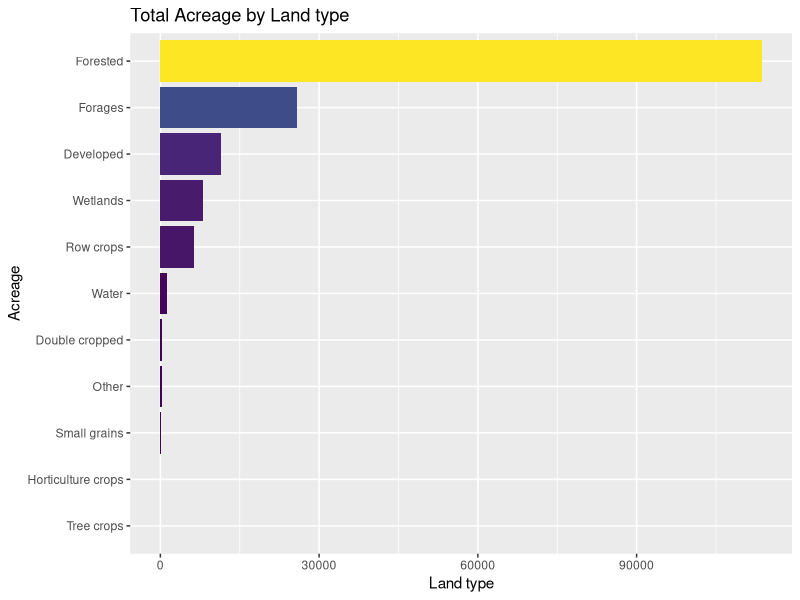
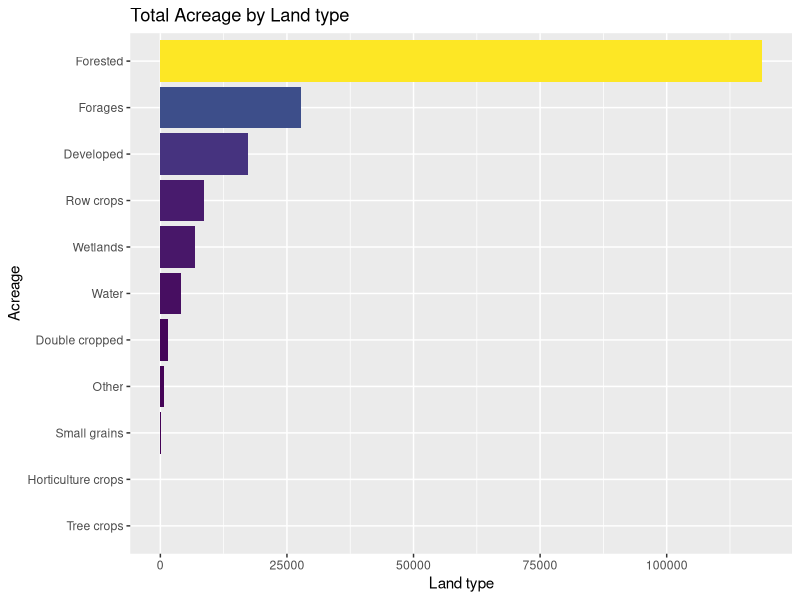
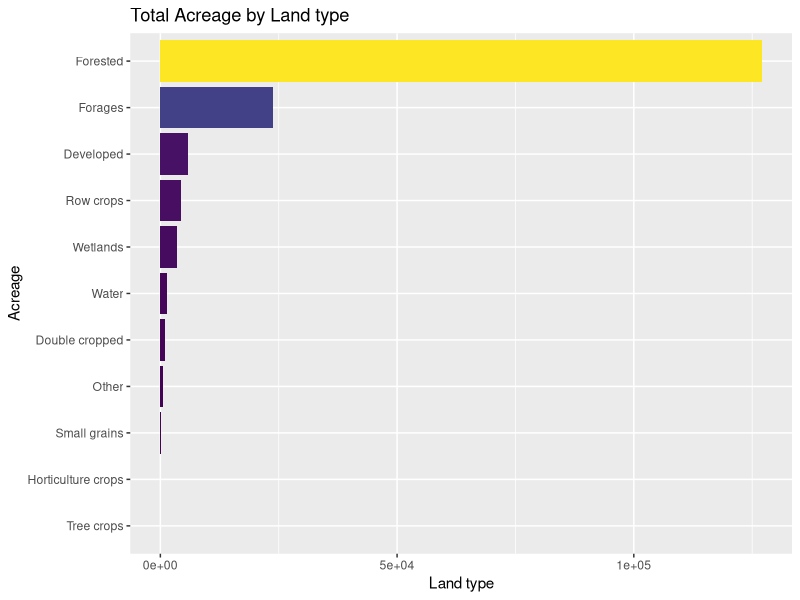
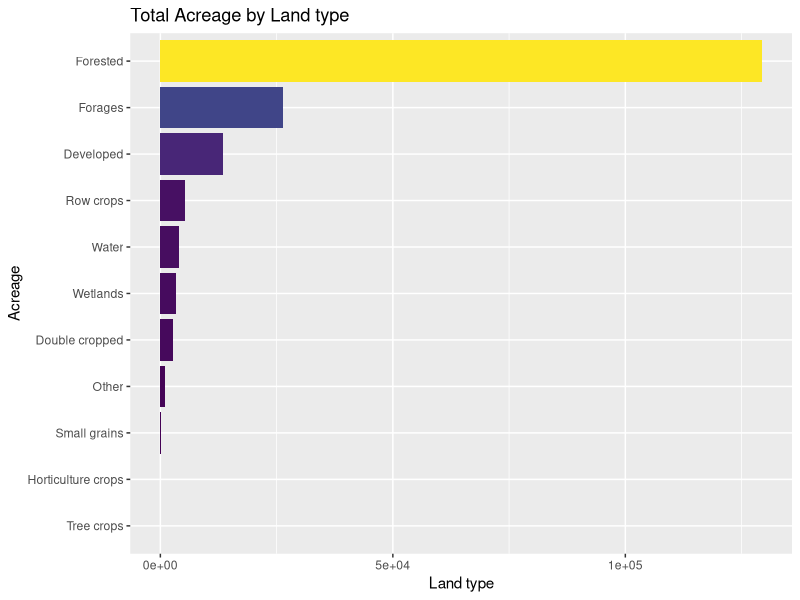

Reproduce these figures in R, in order.
## ---- chunk 1
knitr::opts_chunk$set(echo = TRUE)
## ---- chunk 2
library(ggplot2)
library(viridis)
library(readxl)

## ---- chunk 3
croplayer1 <- read_excel("Ag_Analysis_Gooch_Powhatan.xlsx", sheet = 1)
croplayer2 <- read_excel("Ag_Analysis_Gooch_Powhatan.xlsx", sheet = 2)
## ---- chunk 4
ggplot(croplayer1, aes(x = reorder(`Powhatan Combined`, `Area Acre...2`), y = `Area Acre...2`, fill = `Area Acre...2`)) + geom_bar(stat = "identity") + coord_flip() + theme(legend.position = "none") +     scale_fill_viridis() + labs( title = "Total Acreage by Land type", x = "Acreage", y = "Land type")
## ---- chunk 5
ggplot(croplayer1, aes(x = reorder(`Goochland Combined`, `Area Acre...4`), y = `Area Acre...4`, fill = `Area Acre...4`)) + geom_bar(stat = "identity") + coord_flip() + theme(legend.position = "none") +     scale_fill_viridis() + labs( title = "Total Acreage by Land type", x = "Acreage", y = "Land type")
## ---- chunk 6
ggplot(croplayer2, aes(x = reorder(`Powhatan Combined`, `Area_acre...3`), y = `Area_acre...3`, fill = `Area_acre...3`)) + geom_bar(stat = "identity") + coord_flip() + theme(legend.position = "none") +     scale_fill_viridis() + labs( title = "Total Acreage by Land type", x = "Acreage", y = "Land type")
## ---- chunk 7
ggplot(croplayer2, aes(x = reorder(`Goochland Combined`, `Area_acre...5`), y = `Area_acre...5`, fill = `Area_acre...5`)) + geom_bar(stat = "identity") + coord_flip() + theme(legend.position = "none") +     scale_fill_viridis() + labs( title = "Total Acreage by Land type", x = "Acreage", y = "Land type")
